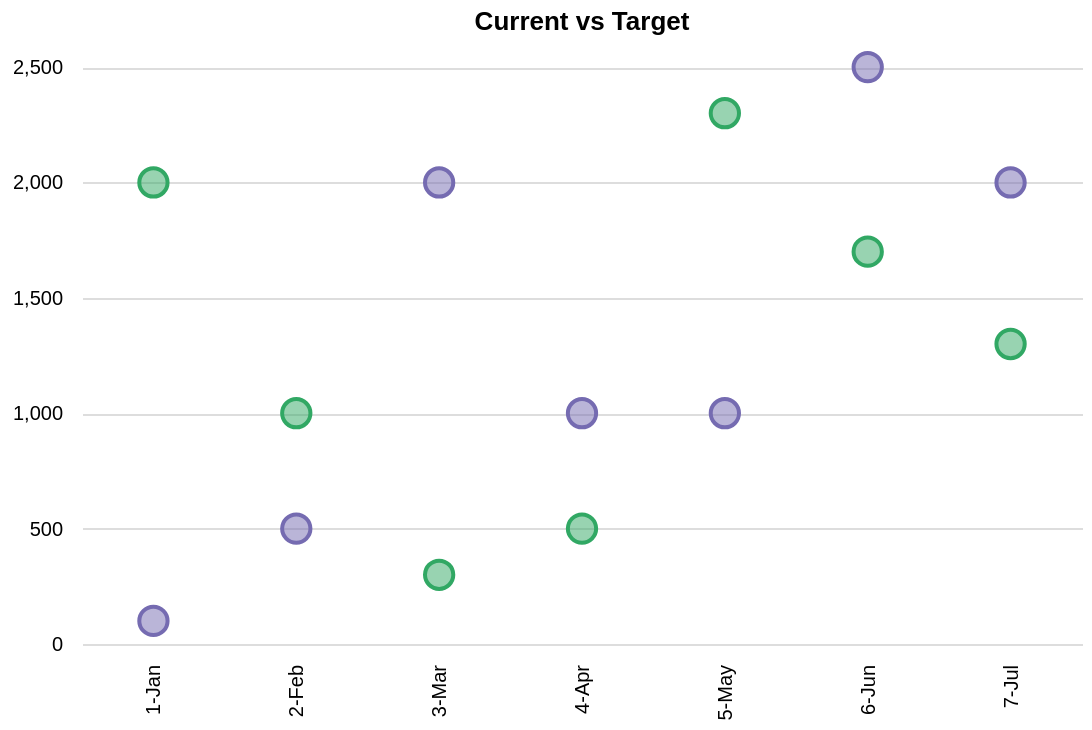

Here is the Vega-Lite specification saved for this chart:
### Vega-Lite specification from a JSON file in a GitHub repository (floating-point values rounded to 4 significant figures)
{"$schema": "https://vega.github.io/schema/vega-lite/v2.json", "title": "Current vs Target", "width": 500, "height": 300, "data": {"values": [{"current": 2000, "target": 100, "date": "1-Jan"}, {"current": 1000, "target": 500, "date": "2-Feb"}, {"current": 300, "target": 2000, "date": "3-Mar"}, {"current": 500, "target": 1000, "date": "4-Apr"}, {"current": 2300, "target": 1000, "date": "5-May"}, {"current": 1700, "target": 2500, "date": "6-Jun"}, {"current": 1300, "target": 2000, "date": "7-Jul"}]}, "layer": [{"mark": {"type": "point", "filled": true, "fill": "#31a864", "stroke": "#31a864", "fillOpacity": 0.5}, "encoding": {"x": {"field": "date", "type": "nominal", "scale": {"zero": false}, "axis": {"title": "", "ticks": false, "domain": false, "labelPadding": 10}}, "y": {"field": "current", "type": "quantitative", "scale": {"zero": false}, "axis": {"title": "", "labelPadding": 10}}, "size": {"value": 200}, "opacity": {"value": 1}}}, {"mark": {"type": "point", "filled": true, "fill": "#756bb1", "stroke": "#756bb1", "fillOpacity": 0.5}, "encoding": {"x": {"field": "date", "type": "nominal", "scale": {"zero": false}, "axis": {"title": "", "ticks": false, "domain": false, "labelPadding": 10}}, "y": {"field": "target", "type": "quantitative", "scale": {"zero": false}, "axis": {"title": "", "labelPadding": 10}}, "size": {"value": 200}, "opacity": {"value": 1}}}], "config": {"axisY": {"ticks": false, "domain": false}, "view": {"strokeWidth": 0}}}
